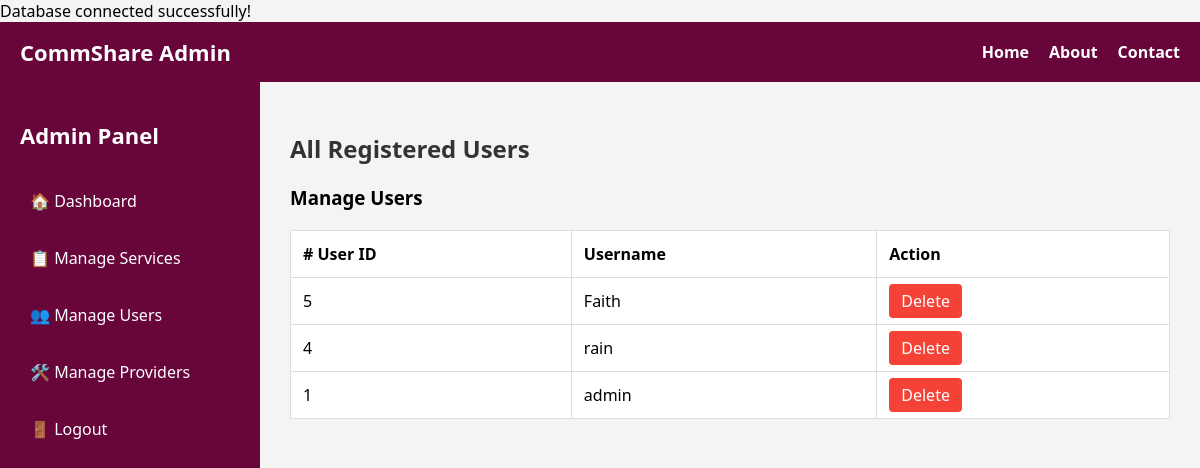
The page /manage_users.php (signed in) on the database its author committed.
### tables this page shows
CREATE TABLE `users` (
  `user_id` int NOT NULL,
  `username` varchar(100) NOT NULL,
  `password` varchar(255) NOT NULL,
  `location` varchar(100) NOT NULL,
  `created_at` timestamp NULL DEFAULT CURRENT_TIMESTAMP
);

### manage_users.php (the view, shortened to what this page needs)
<?php
require_once "db connection.php";
$stmt = $conn->query("SELECT * FROM users ORDER BY user_id DESC");
$users = $stmt->fetchAll(PDO::FETCH_ASSOC);
?>
<!DOCTYPE html>
<html lang="en">
<head>
</head>
<body>
<nav>
    <h1>CommShare Admin</h1>
    <ul>
        <li><a href="index.php">Home</a></li>
        <li><a href="about.php">About</a></li>
        <li><a href="contact.php">Contact</a></li>
    </ul>
</nav>
<div class="dashboard-container">
    <div class="sidebar">
        <h2>Admin Panel</h2>
        <a href="admin dashboard.php">🏠 Dashboard</a>
        <a href="manage_services.php">📋 Manage Services</a>
        <a href="manage_users.php">👥 Manage Users</a>
        <a href="manage_providers.php">🛠️ Manage Providers</a>
        <a href="logout.php">🚪 Logout</a>
    </div>
    <div class="main-content">
        <h2>All Registered Users</h2>
        <h3>Manage Users</h3>
        <?php if (empty($users)): ?>
            <p>No users found.</p>
        <?php else: ?>
            <table>
                <thead>
                    <tr>
                        <th># User ID</th>
                        <th>Username</th>
                        <th>Action</th>
                    </tr>
                </thead>
                <tbody>
                    <?php foreach ($users as $user): ?>
                        <tr>
                            <td><?php echo $user['user_id']; ?></td>
                            <td><?php echo htmlspecialchars($user['username']); ?></td>
                            <td>
                                <a class="action-btn delete-btn" href="?delete=<?php echo $user['user_id']; ?>" onclick="return confirm('Are you sure you want to delete this user?');">Delete</a>
                            </td>
                        </tr>
                    <?php endforeach; ?>
                </tbody>
            </table>
        <?php endif; ?>
    </div>
</div>
</body>
</html>

### manage_users.php (style rules this page uses)
body { margin: 0; font-family: 'Segoe UI', sans-serif; background-color: #f4f4f4ff; }
nav { background-color: #68063cff; padding: 15px 20px; color: white; display: flex; justify-content: space-between; align-items: center; }
nav h1 { margin: 0; font-size: 22px; }
nav ul { list-style: none; display: flex; gap: 20px; margin: 0; padding: 0; }
nav ul li a { color: white; text-decoration: none; font-weight: bold; }
.dashboard-container { display: flex; height: calc(100vh - 60px); }
.sidebar { width: 220px; background-color: #68063cff; color: white; padding: 20px; }
.sidebar h2 { font-size: 22px; margin-bottom: 30px; }
.sidebar a { display: block; color: white; text-decoration: none; margin-bottom: 15px; padding: 10px; border-radius: 4px; transition: background 0.3s ease; }
.main-content { flex-grow: 1; padding: 30px; overflow-y: auto; }
.main-content h2 { color: #333; }
table { width: 100%; margin-top: 20px; border-collapse: collapse; background: #fff; }
table, th, td { border: 1px solid #ddd; }
th, td { padding: 12px; text-align: left; }
.action-btn { padding: 6px 12px; margin-right: 5px; text-decoration: none; border-radius: 4px; color: white; }
.delete-btn { background-color: #f44336; }

### rows shown on the page
users: user_id "5", username "Faith"
users: user_id "4", username "rain"
users: user_id "1", username "admin"
